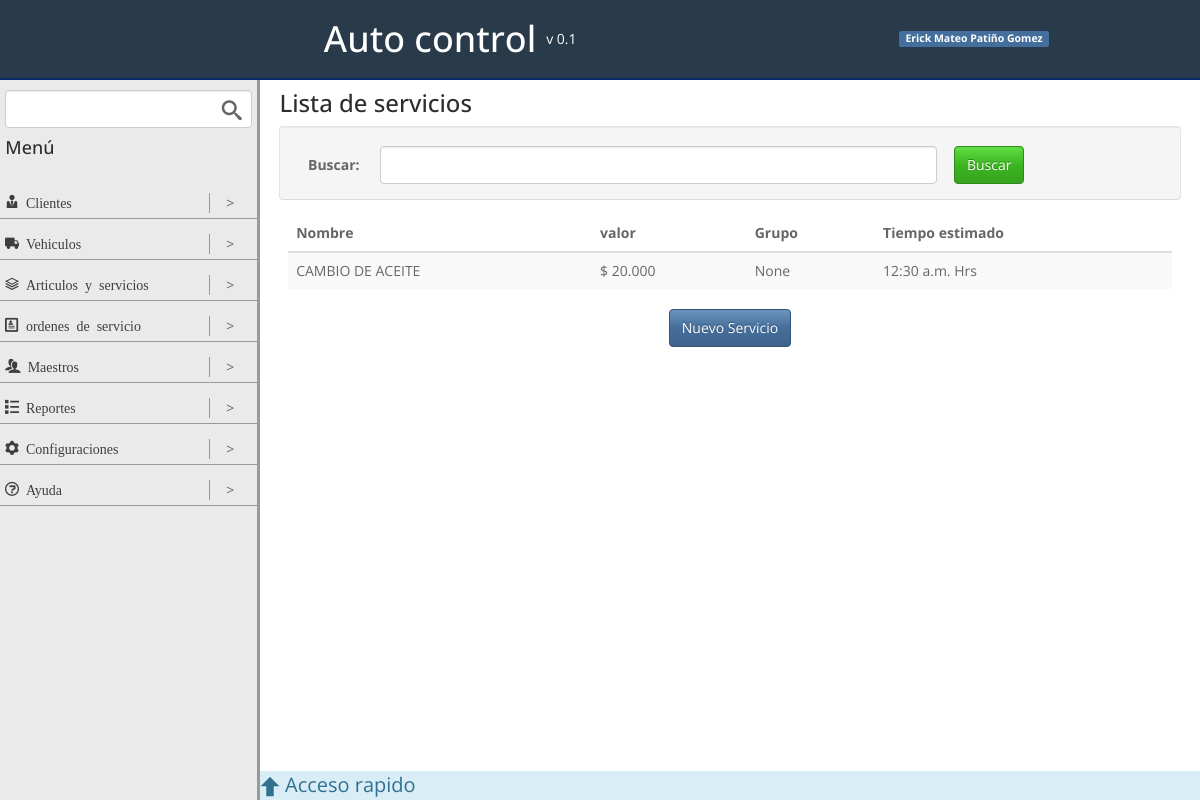
Page /servicios/ on the earlier database version.
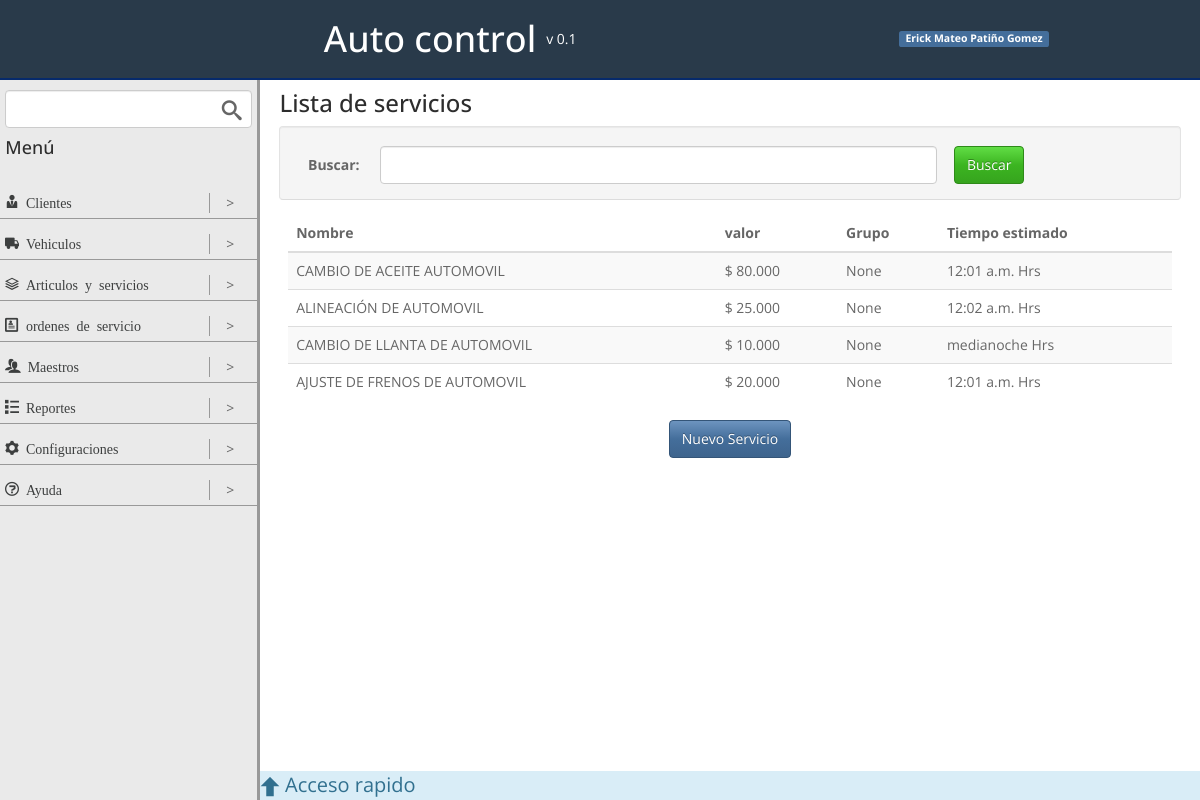
Same page on the later database version.
### articulos_servicios/models.py (models this page shows, shortened)
class servicioModel(models.Model):
	nombre = models.CharField(max_length=100)
	valor =  models.PositiveIntegerField()
	servicio = models.BooleanField(default = True)
	grupo = models.ForeignKey(grupoServicioModel, blank = True, null = True)
	time = models.TimeField(default = '0:00:00')
	detail = models.CharField(max_length = 1000, default = '-')

### articulos_servicios/views.py (the view)
# urls.py: url(r'^servicios/$', listServicioView.as_view(), name = 'list_servicio'),
class listServicioView(ListView):
	template_name = 'list_servicio.html'
	model = servicioModel
	context_object_name = 'servicios'
	paginate_by = 10

### articulos_servicios/templates/list_servicio.html (shortened to what this page needs)
{% extends "base.html" %}
{% load humanize %}
{% block contentViewTitle %}
	<h3>Lista de servicios</h3>
{% endblock contentViewTitle %}
{% block content %}
	<div class="row well actions-top middle">
		<div class="col-1">
			<label for="">Buscar:</label>
		</div>
		<div class="col-8">
			<input type="text" class="form-control" placeholder="">
		</div>
		<div class="col-3">
			<input type="submit" class="btn btn-success" value="Buscar">
		</div>
	</div>
	<table class="table table-striped table-hover ">
		<thead>
			<tr>
				<th>Nombre</th>
				<th>valor</th>
				<th>Grupo</th>
				<th>Tiempo estimado</th>
			</tr>
		</thead>
		<tbody>
			{% for servicio in servicios %}
				<tr>
					<td>{{ servicio.nombre }}</td>
					<td>$ {{ servicio.valor | intcomma}}</td>
					<td>{{ servicio.grupo }}</td>
					<td>{{ servicio.time }} Hrs</td>
				</tr>
			{% endfor %}
		</tbody>
	</table>
	<div class="row center">
		<a class="btn btn-primary" href="{% url 'create_servicio' %}">Nuevo Servicio</a>
	</div>
{% endblock content %}

Differences in the rows shown:
removed servicioModel: nombre "CAMBIO DE ACEITE", valor "20.000", grupo "None", time "12:30 a.m."
added servicioModel: nombre "CAMBIO DE ACEITE AUTOMOVIL", valor "80.000", grupo "None", time "12:01 a.m."
added servicioModel: nombre "ALINEACIÓN DE AUTOMOVIL", valor "25.000", grupo "None", time "12:02 a.m."
added servicioModel: nombre "CAMBIO DE LLANTA DE AUTOMOVIL", valor "10.000", grupo "None", time "medianoche"
added servicioModel: nombre "AJUSTE DE FRENOS DE AUTOMOVIL", valor "20.000", grupo "None", time "12:01 a.m."
